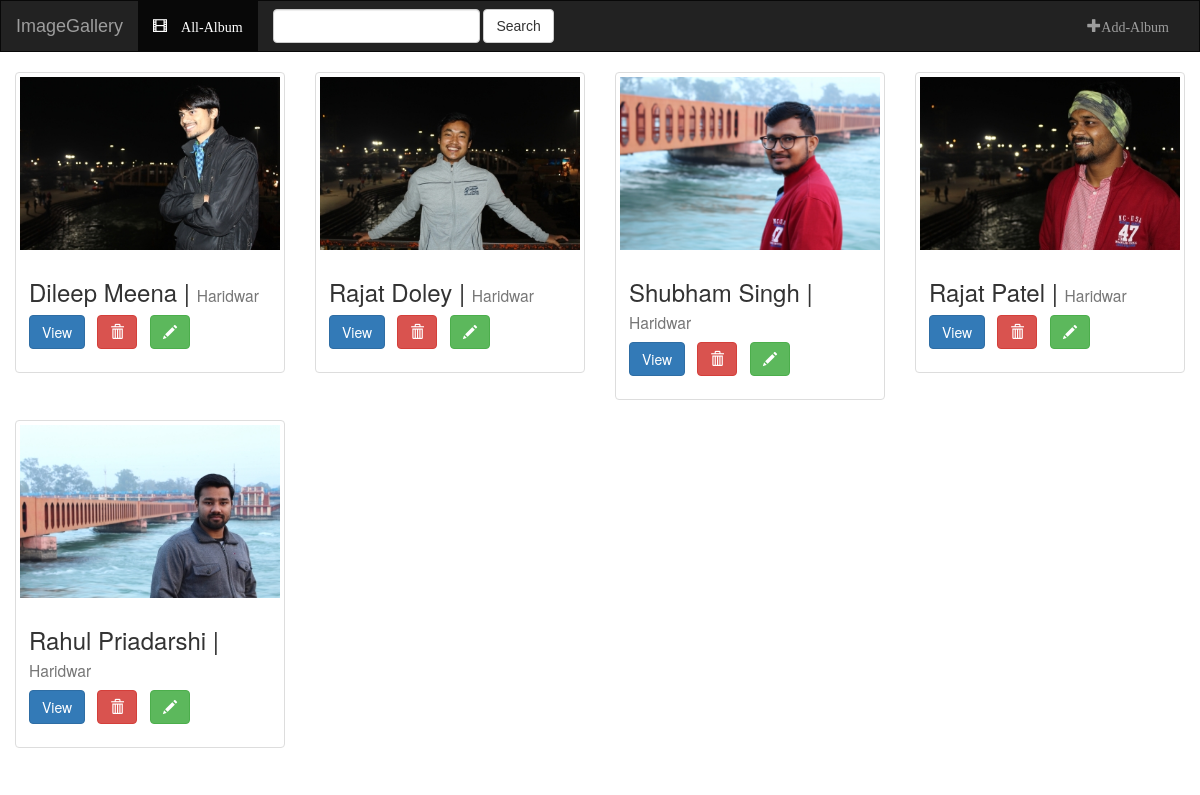
The page / on the database its author committed.
### DileepImage/models.py (models this page shows, shortened)
class AlbumModel(models.Model):
    first_name   = models.CharField(max_length=200)
    last_name    = models.CharField(max_length=200)
    location     = models.CharField(max_length=200)
    banner       = models.ImageField(upload_to=bannerloc,null=True,blank=True,height_field="height_field",width_field="width_field")
    height_field = models.IntegerField(default=0)
    width_field  = models.IntegerField(default=0)
    timestamp    = models.DateTimeField(auto_now_add=True,auto_now=False)
    update       = models.DateTimeField(auto_now=True,auto_now_add=False)

### DileepImage/views.py (the view)
# urls.py: url(r'^$',views.allalbum,name='index'),
def allalbum(request):
        context= {"object_list":AlbumModel.objects.all()}
        return render(request,"DileepImage/albummodel_list.html",context)

### DileepImage/templates/DileepImage/albummodel_list.html
{% extends 'DileepImage/base.html' %}
{% block body%}
	<div class="albums-container container-fluid">
    <div class="row">
			{% for obj in object_list %}
		   <div class="col-sm-3 col-md-3 col-lg-3">
		    <div class="thumbnail"><a href="{%url 'DileepImage:album_detail' obj.id%}">
				<img src="{{obj.banner.url}}" class="img-responsive"></a>
		      <div class="caption">
		        <h3>{{obj.first_name}}&nbsp;{{obj.last_name}}&nbsp;| <small>{{ obj.location }}</small></h3>
				  <p><a href="{%url 'DileepImage:album_detail' obj.id%}" class="btn btn-primary" role="button">View</a>
				  &nbsp; <a href="{%url 'DileepImage:del_album' obj.id%}" class="btn btn-default btn-danger">
                                    <span class="glyphicon glyphicon-trash"></span>
						  <a href="{%url 'DileepImage:edt_album' obj.id %}" class="btn btn-default btn-success" style="margin-left:13px;">
                                    <span class="glyphicon glyphicon-pencil"></span>
                          </a>
                                </a></p>
		      </div>
		    </div>
		  </div>
            {% cycle '' '' '' '<div class="clearfix visible-lg"></div>' %}
            {%endfor%}
    </div>
    </div>
{%endblock%}

### rows shown on the page
AlbumModel: banner (picture), first_name "Dileep", last_name "Meena", location "Haridwar"
AlbumModel: banner (picture), first_name "Rajat", last_name "Doley", location "Haridwar"
AlbumModel: banner (picture), first_name "Shubham", last_name "Singh", location "Haridwar"
AlbumModel: banner (picture), first_name "Rajat", last_name "Patel", location "Haridwar"
AlbumModel: banner (picture), first_name "Rahul", last_name "Priadarshi", location "Haridwar"
